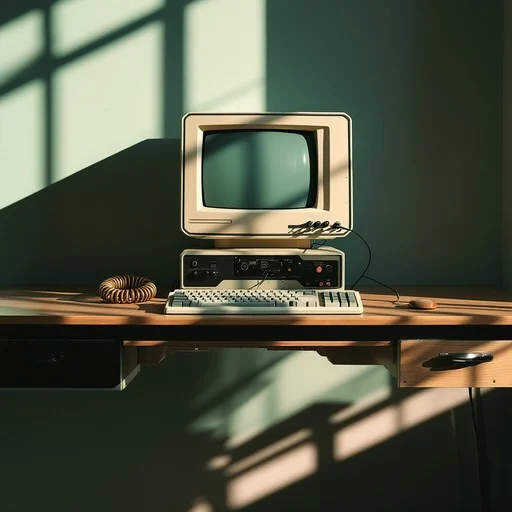
#> input picture assets/estes.webp, 512 x 512 px
$ python build_stream_plate.py
#> lines starting #> are read from the running program, lines starting #| are printed output that depends on the picture
from pathlib import Path

from PIL import Image, ImageChops, ImageDraw, ImageEnhance, ImageFilter


ROOT = Path(__file__).resolve().parents[1]
ASSETS = ROOT / "assets"
SOURCE = ASSETS / "estes.webp"
OUTPUT = ASSETS / "stream-scene-sunset.png"


def build_plate():
    image = Image.open(SOURCE).convert("RGBA").resize((1024, 1024), Image.LANCZOS)
    image = ImageEnhance.Color(image).enhance(0.9)
    image = ImageEnhance.Contrast(image).enhance(0.98)
    image = ImageEnhance.Brightness(image).enhance(0.9)

    warmth = Image.new("RGBA", image.size, (0, 0, 0, 0))
#> warmth: PIL image 1024x1024 RGBA; every value is 0
    draw = ImageDraw.Draw(warmth)
    draw.ellipse((-160, -180, 520, 500), fill=(255, 197, 129, 88))
    draw.ellipse((60, 440, 760, 980), fill=(226, 119, 72, 30))
    warmth = warmth.filter(ImageFilter.GaussianBlur(76))
    image = Image.alpha_composite(image, warmth)

    beam = Image.new("L", image.size, 0)
#> beam: PIL image 1024x1024 L; every value is 0
    beam_draw = ImageDraw.Draw(beam)
    beam_draw.polygon([(0, 0), (478, 0), (612, 668), (0, 1024)], fill=164)
    beam = beam.filter(ImageFilter.GaussianBlur(38))
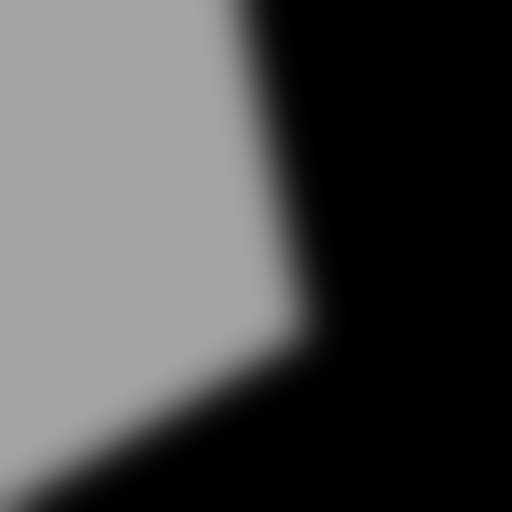
#> beam: PIL image 1024x1024 L (shown at 1/2 size); min 0, max 164, mean 74.1
    beam_layer = Image.new("RGBA", image.size, (255, 220, 170, 0))
    beam_layer.putalpha(beam)
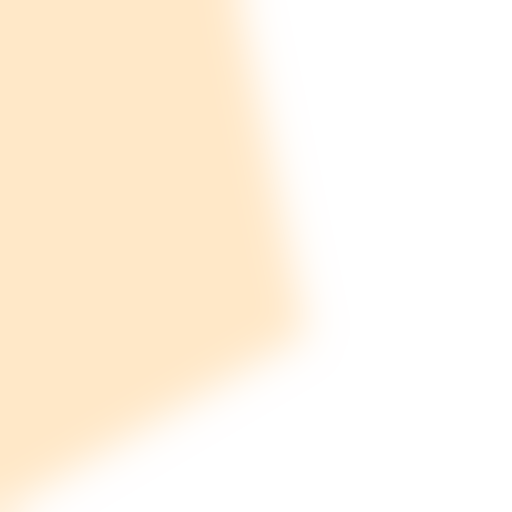
#> beam_layer: PIL image 1024x1024 RGBA (shown at 1/2 size); mean R, G, B, A 255, 220, 170, 74.1; transparent parts drawn white
    image = Image.alpha_composite(image, beam_layer)

    shade = Image.new("RGBA", image.size, (20, 24, 21, 42))
    shade_mask = Image.linear_gradient("L").resize(image.size).transpose(Image.Transpose.FLIP_LEFT_RIGHT)
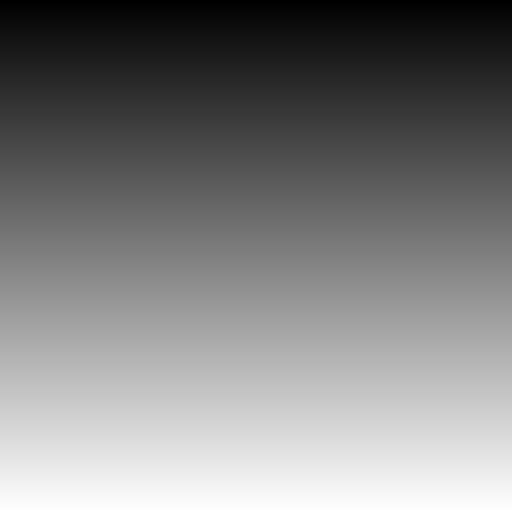
#> shade_mask: PIL image 1024x1024 L (shown at 1/2 size); min 0, max 255, mean 127.5
    shade.putalpha(shade_mask.point(lambda value: int(value * 0.42)))
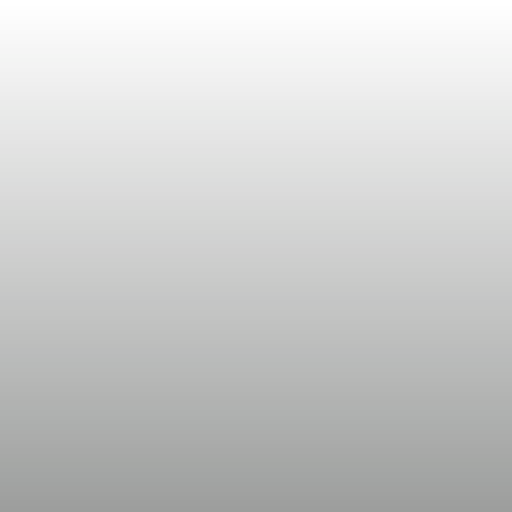
#> shade: PIL image 1024x1024 RGBA (shown at 1/2 size); mean R, G, B, A 20, 24, 21, 53.1; transparent parts drawn white
    image = Image.alpha_composite(image, shade)

    vignette = Image.new("L", image.size, 0)
    vignette_draw = ImageDraw.Draw(vignette)
    vignette_draw.ellipse((-120, -80, 1144, 1120), fill=188)
    vignette = ImageChops.invert(vignette).filter(ImageFilter.GaussianBlur(72))
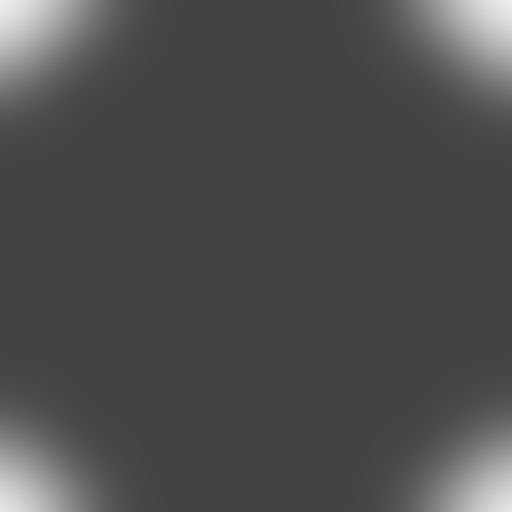
#> vignette: PIL image 1024x1024 L (shown at 1/2 size); min 67, max 238, mean 77.6
    vignette_layer = Image.new("RGBA", image.size, (10, 10, 8, 0))
    vignette_layer.putalpha(vignette)
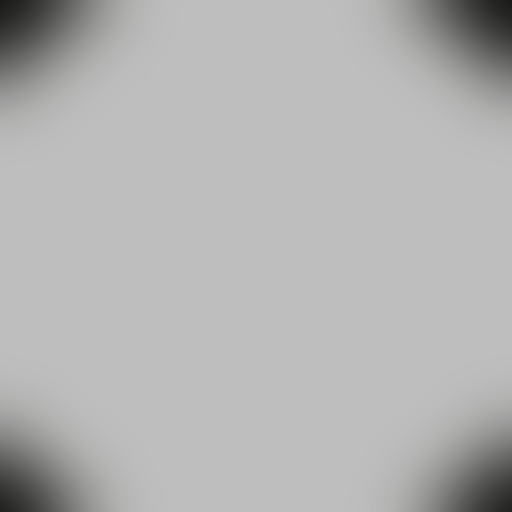
#> vignette_layer: PIL image 1024x1024 RGBA (shown at 1/2 size); mean R, G, B, A 10, 10, 8, 77.6; transparent parts drawn white
    image = Image.alpha_composite(image, vignette_layer)
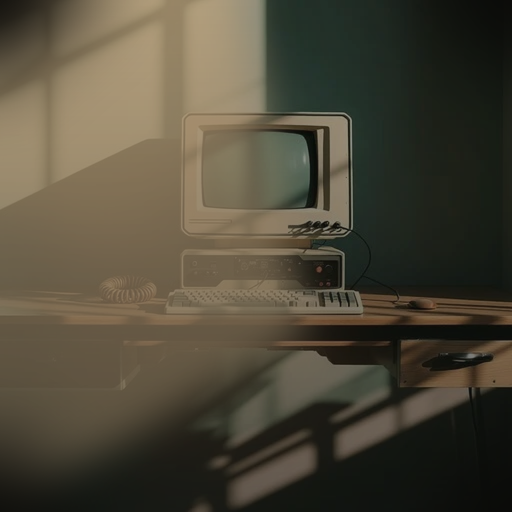
#> image: PIL image 1024x1024 RGBA (shown at 1/2 size); mean R, G, B, A 78.3, 72.6, 56.9, 255

    image.save(OUTPUT)


if __name__ == "__main__":
    build_plate()

$ run again, with assets/monitor-bottom-left-source-zoom.png saved as assets/estes.webp
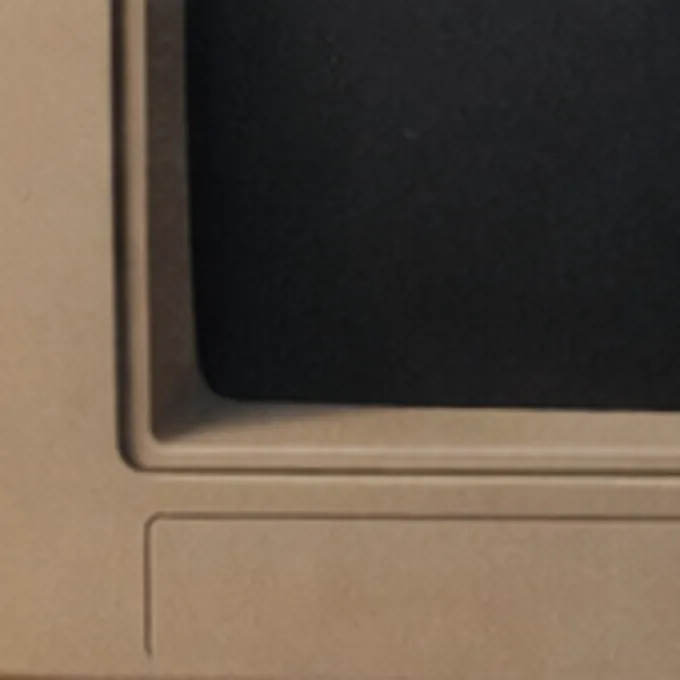
#> input picture assets/monitor-bottom-left-source-zoom.png, 680 x 680 px
#> in build_plate, `image = Image.alpha_composite(image, shade)`:
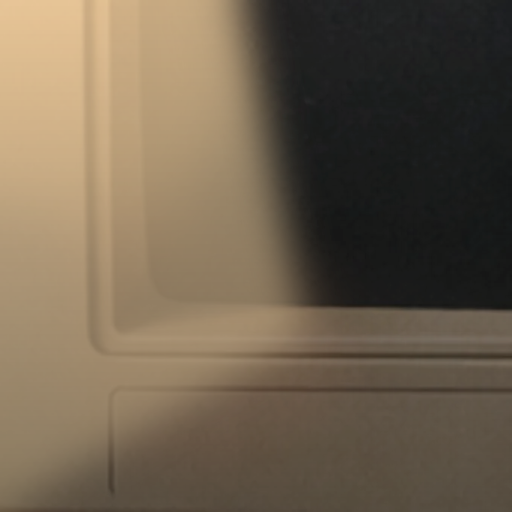
#> image: PIL image 1024x1024 RGBA (shown at 1/2 size); mean R, G, B, A 110.9, 96.8, 77.8, 255
#> in build_plate, `image = Image.alpha_composite(image, vignette_layer)`:
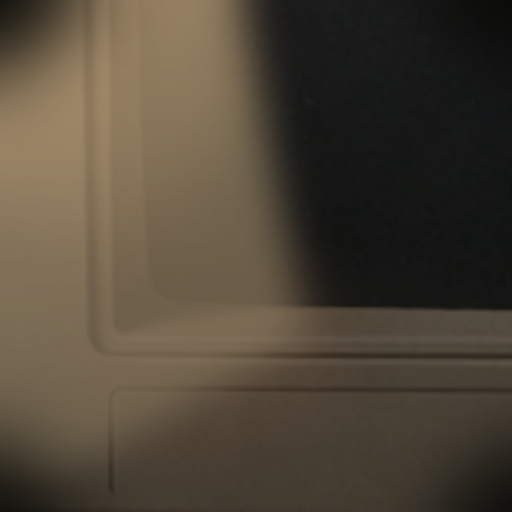
#> image: PIL image 1024x1024 RGBA (shown at 1/2 size); mean R, G, B, A 79.9, 70.1, 56.3, 255

$ run again, with assets/monitor-fit-guide.png saved as assets/estes.webp
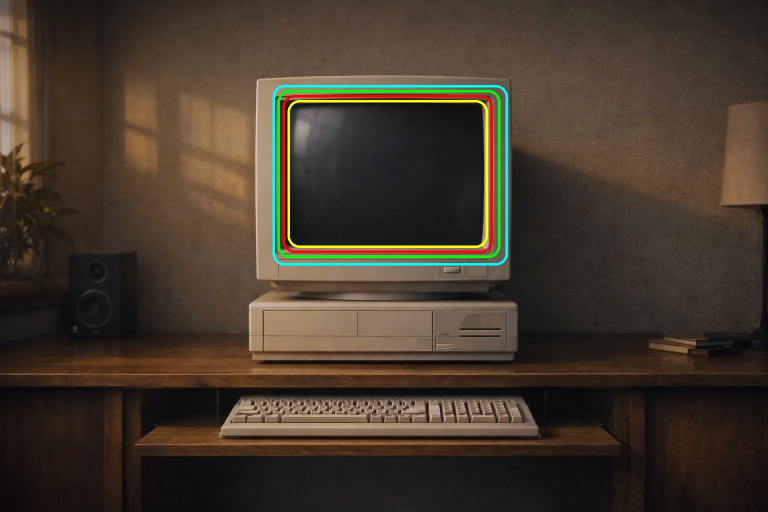
#> input picture assets/monitor-fit-guide.png, 1536 x 1024 px (shown at 1/2 size)
#> in build_plate, `image = Image.alpha_composite(image, shade)`:
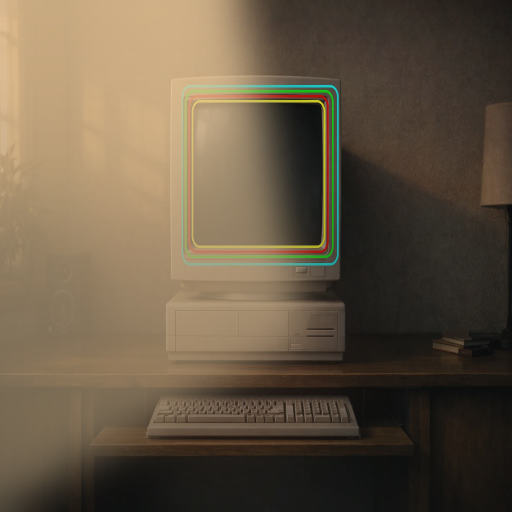
#> image: PIL image 1024x1024 RGBA (shown at 1/2 size); mean R, G, B, A 102, 87.6, 68.3, 255
#> in build_plate, `image = Image.alpha_composite(image, vignette_layer)`:
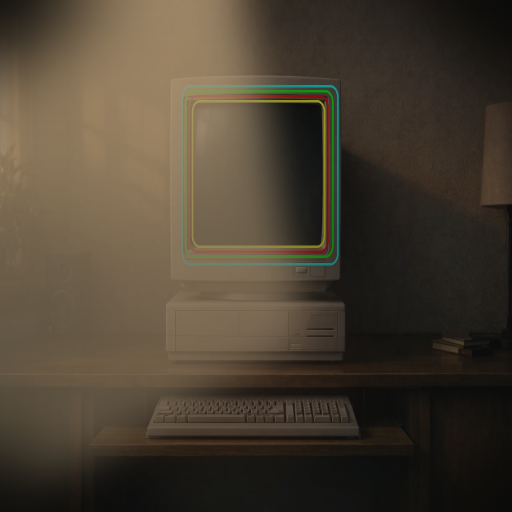
#> image: PIL image 1024x1024 RGBA (shown at 1/2 size); mean R, G, B, A 74.4, 64.4, 50.2, 255
